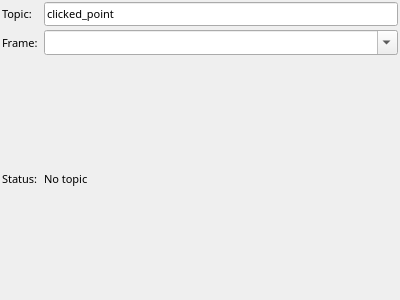
<?xml version="1.0" encoding="UTF-8"?>
<ui version="4.0">
    <class>point_click_publisher_config</class>
    <widget class="QWidget" name="point_click_publisher_config">
        <property name="geometry">
            <rect>
                <x>0</x>
                <y>0</y>
                <width>400</width>
                <height>300</height>
            </rect>
        </property>
        <property name="windowTitle">
            <string>Form</string>
        </property>
        <property name="styleSheet">
            <string notr="true"/>
        </property>
        <layout class="QGridLayout" name="gridLayout">
            <property name="verticalSpacing">
                <number>4</number>
            </property>
            <property name="margin">
                <number>2</number>
            </property>
            <item row="2" column="1">
                <widget class="QLineEdit" name="topic">
                    <property name="font">
                        <font>
                            <family>Sans Serif</family>
                            <pointsize>8</pointsize>
                        </font>
                    </property>
                    <property name="text">
                        <string>clicked_point</string>
                    </property>
                </widget>
            </item>
            <item row="2" column="0">
                <widget class="QLabel" name="label">
                    <property name="font">
                        <font>
                            <family>Sans Serif</family>
                            <pointsize>8</pointsize>
                        </font>
                    </property>
                    <property name="text">
                        <string>Topic:</string>
                    </property>
                </widget>
            </item>
            <item row="3" column="0">
                <widget class="QLabel" name="output_frame">
                    <property name="font">
                        <font>
                            <family>Sans Serif</family>
                            <pointsize>8</pointsize>
                        </font>
                    </property>
                    <property name="text">
                        <string>Frame:</string>
                    </property>
                </widget>
            </item>
            <item row="3" column="1">
                <widget class="QComboBox" name="outputframe">
                    <property name="sizePolicy">
                        <sizepolicy hsizetype="Expanding" vsizetype="Fixed">
                            <horstretch>0</horstretch>
                            <verstretch>0</verstretch>
                        </sizepolicy>
                    </property>
                    <property name="maximumSize">
                        <size>
                            <width>16777215</width>
                            <height>25</height>
                        </size>
                    </property>
                    <property name="font">
                        <font>
                            <family>Sans Serif</family>
                            <pointsize>8</pointsize>
                        </font>
                    </property>
                    <property name="toolTip">
                        <string>The reference frame that points will be published in.
                        </string>
                    </property>
                    <property name="editable">
                        <bool>true</bool>
                    </property>
                </widget>
            </item>

            <item row="4" column="0">
                <widget class="QLabel" name="point_publisher_status">
                    <property name="font">
                        <font>
                            <family>Sans Serif</family>
                            <pointsize>8</pointsize>
                        </font>
                    </property>
                    <property name="text">
                        <string>Status:</string>
                    </property>
                </widget>
            </item>
            <item row="4" column="1">
                <widget class="QLabel" name="status">
                    <property name="font">
                        <font>
                            <family>Sans Serif</family>
                            <pointsize>8</pointsize>
                        </font>
                    </property>
                    <property name="styleSheet">
                        <string notr="true"/>
                    </property>
                    <property name="text">
                        <string>No topic</string>
                    </property>
                    <property name="wordWrap">
                        <bool>true</bool>
                    </property>
                </widget>
            </item>

        </layout>
    </widget>
    <resources/>
    <slots/>
</ui>
